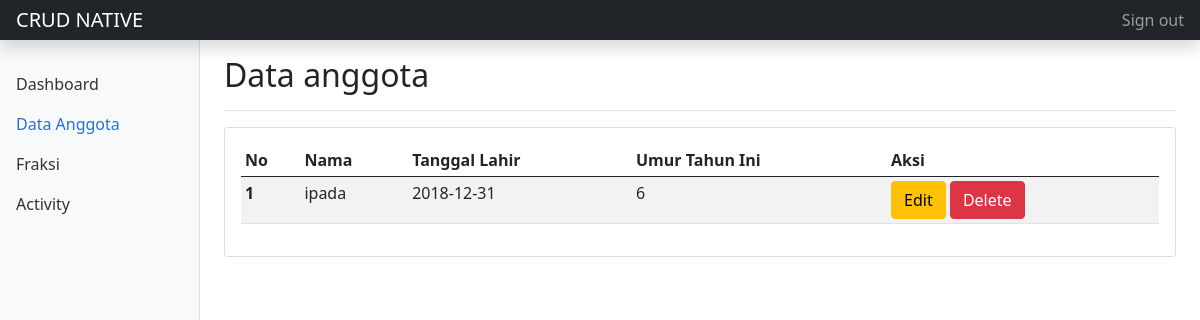
The page /admin/anggota.php (signed in) on the database as committed earlier.
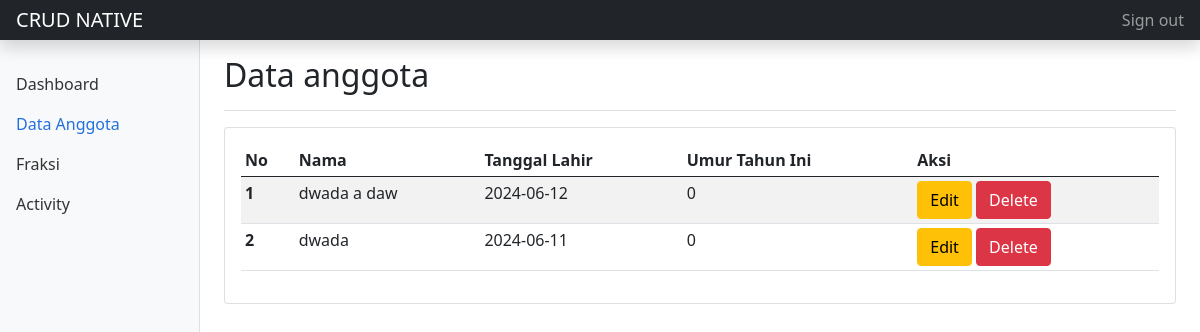
The same page on the database as committed later.
### tables this page shows
CREATE TABLE IF NOT EXISTS `anggota` (
  `id` int NOT NULL AUTO_INCREMENT,
  `fraksi_id` int NOT NULL,
  `name` varchar(255) NOT NULL,
  `birthdate` date NOT NULL,
  `created_at` datetime DEFAULT CURRENT_TIMESTAMP,
  PRIMARY KEY (`id`),
  KEY `fraksi_id` (`fraksi_id`)
);

### admin/anggota.php (the view, shortened to what this page needs)
<?php
    include_once '../koneksi.php';
    $sql = "SELECT * FROM anggota ORDER BY id DESC";
    $query = mysqli_query($conn, $sql);
    $data = mysqli_fetch_assoc($query);
?>
<!doctype html>
<html lang="en">
  <head>
    <link href="https://cdn.jsdelivr.net/npm/bootstrap@5.0.2/dist/css/bootstrap.min.css" rel="stylesheet">
  </head>
  <body>
<header class="navbar navbar-dark sticky-top bg-dark flex-md-nowrap p-0 shadow">
  <a class="navbar-brand col-md-3 col-lg-2 me-0 px-3" href="#">CRUD NATIVE</a>
  <div class="navbar-nav">
    <div class="nav-item text-nowrap">
      <a class="nav-link px-3" href="logout.php">Sign out</a>
    </div>
  </div>
</header>
<div class="container-fluid">
  <div class="row">
    <?php include_once 'sidebar.php'; ?>
    <main class="col-md-9 ms-sm-auto col-lg-10 px-md-4">
      <div class="d-flex justify-content-between flex-wrap flex-md-nowrap align-items-center pt-3 pb-2 mb-3 border-bottom">
        <h1 class="h2">Data anggota</h1>
      </div>
      <div class="card">
        <div class="card-body">
          <div class="table-responsive">
            <table class="table table-hover table-striped table-sm">
              <thead>
                <tr>
                  <th scope="col">No</th>
                  <th scope="col">Nama</th>
                  <th scope="col">Tanggal Lahir</th>
                  <th scope="col">Umur Tahun Ini</th>
                  <th scope="col">Aksi</th>
                </tr>
              </thead>
              <tbody>
                <?php $i=1;if($data): ?>
                    <?php do { ?>
                    <tr>
                        <th scope="row"><?= $i++ ?></th>
                        <td><?= $data['name']; ?></td>
                        <td><?= $data['birthdate']; ?></td>
                        <td><?= date('Y') - date('Y', strtotime($data['birthdate'])) ?></td>
                        <td>
                            <button type="button" class="btn btn-warning" data-bs-toggle="modal" data-bs-target="#exampleModal" data-id="<?= $data['id'] ?>" data-name="<?= $data['name'] ?>" data-birthdate="<?= $data['birthdate'] ?>">
                                Edit
                            </button>
                            <a href="delete_anggota?id=<?= $data['id'] ?>" class="btn btn-danger" onclick="return confirm('Are you sure?')">Delete</a>
                        </td>
                    </tr>
                    <?php } while($data = mysqli_fetch_assoc($query)); ?>
                <?php else: ?>
                    <tr>
                        <td colspan="5" class="text-center">No data</td>
                    </tr>
                <?php endif ?>
              </tbody>
            </table>
          </div>
        </div>
      </div>
    </main>
  </body>
</html>

Rows that differ between the two databases and show on the page:
removed anggota: name "ipada", birthdate "2018-12-31"
added anggota: name "dwada a daw", birthdate "2024-06-12"
added anggota: name "dwada", birthdate "2024-06-11"
